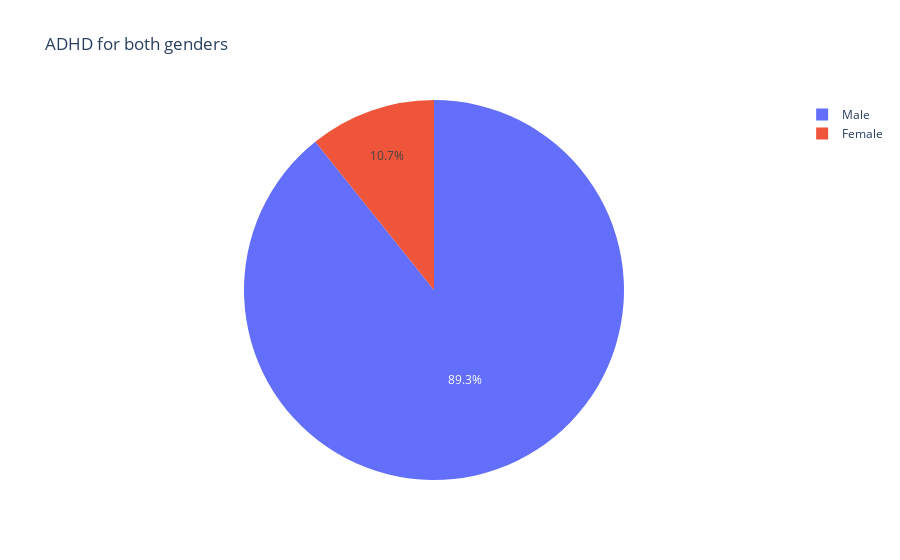

Notebook code cell kept with this figure:
### Code cell
fig = px.pie(df_gender_adhd, values='count', names='gender', title="ADHD for both genders")
fig.show()

### Figure 1 — Plotly figure (JSON) as saved in the notebook; plotly's stock layout.template omitted (floating-point values rounded to 4 significant figures)
{"data": [{"domain": {"x": [0, 1], "y": [0, 1]}, "hovertemplate": "gender=%{label}<br>count=%{value}<extra></extra>", "labels": ["Male", "Female"], "legendgroup": "", "name": "", "showlegend": true, "type": "pie", "values": [108, 13]}], "layout": {"legend": {"tracegroupgap": 0}, "title": {"text": "ADHD for both genders"}}}
